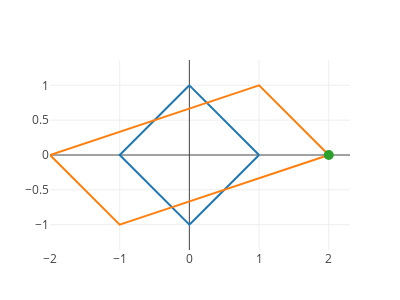

This figure's notebook cell:
### Code cell
p = plot_matrix_norm(t,r,A,norm1)
if output
    PlotlyJS.savefig(p,"fig_la7_b.pdf")
end
display(p)

### Figure 1 — Plotly figure (JSON) as saved in the notebook; plotly's stock layout.template omitted (floating-point values rounded to 4 significant figures; data arrays with more than 128 entries replaced by an {"elided": "..."} marker saying what was removed)
{"data": [{"showlegend": false, "type": "scatter", "x": {"elided": "129 float values"}, "y": {"elided": "129 float values"}}, {"type": "scatter", "x": {"elided": "129 float values"}, "y": {"elided": "129 float values"}}, {"marker": {"size": 10}, "mode": "markers", "type": "scatter", "x": [2], "y": [0]}], "layout": {"height": 300, "margin": {"b": 50, "l": 50, "r": 50, "t": 60}, "showlegend": false, "width": 400, "xaxis": {"scaleanchor": "x"}, "yaxis": {"scaleanchor": "x"}}}
